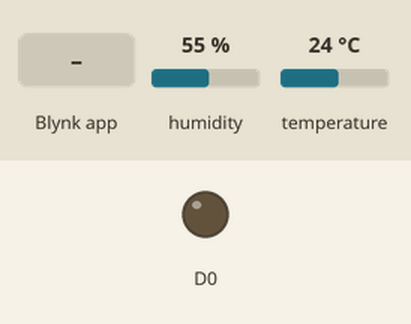
This sketch was run on a simulated ESP8266 (NodeMCU). On the bench: output pins drawn as LEDs (lit = HIGH). The inputs (shaded band) are chosen by the test bench; at power-on: humidity 55 %, temperature 24 °C. WiFi joins after 1.5 s; servers stay silent unless stated.

Above: at 3.0 s.
3.1 s: Blynk app writes 1 to V0
At 3.8 s:
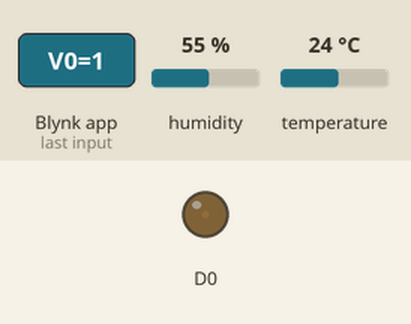
4.6 s: Blynk app writes 200 to V0
At 5.0 s:
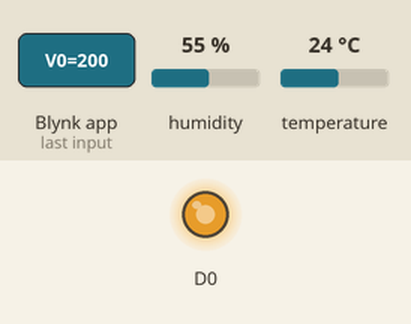
Timing chart, 0 to 7.6 s (numbered marks = the images above; inputs shaded):
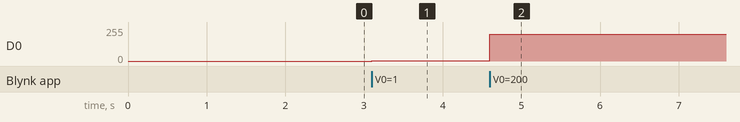

Measured:
- after the input at 3.1 s, D0: 0/255 → 1/255 at once
- after the input at 4.6 s, D0: 1/255 → 200/255 at once

The sketch:

sketch_may15a.ino
```cpp
#define BLYNK_PRINT Serial

#include <ESP8266WiFi.h>
#include <BlynkSimpleEsp8266.h>
#include <DHT.h>


char auth[] = "dSzIqIlLyhj842oiZejr9YKlrJVhsmhx";
char ssid[] = "VM2498811";
char pass[] = "y6fCkYpncdpy";


DHT dht(D2, DHT11);
BlynkTimer timer;


void sensor()
{
  // init for temp/humidity variables
  float temp = dht.readTemperature();
  float humidity = dht.readHumidity();


  // try except format, will return this value if DHT is not sending values
  if (isnan(humidity) || isnan(temp)) {Serial.println("No DHT values, try again!");
    return;
  }

  Blynk.virtualWrite(V5, temp); // temperature value
  Blynk.virtualWrite(V6, humidity); // humidity value
}


void setup()
{
  // Debug console
  Serial.begin(9600);

  pinMode(D0,OUTPUT);

  Blynk.begin(auth, ssid, pass);

  dht.begin();

  timer.setInterval(1000L, sensor);
}

void led_pwm(int pwm_value);

// timer writer and override, eadch timer is assigned to V0
// these timers and manual switch allow for lighting schedules
BLYNK_WRITE(V0)
{
  led_pwm(param.asInt());
}


void loop()
{
  // run the system
  Blynk.run();
  timer.run();
}

// pwm value allows the Blynk sending to customise the amount
// that the LED recieves.
void led_pwm(int pwm_value)
{
  analogWrite(D0, pwm_value);
}
```
